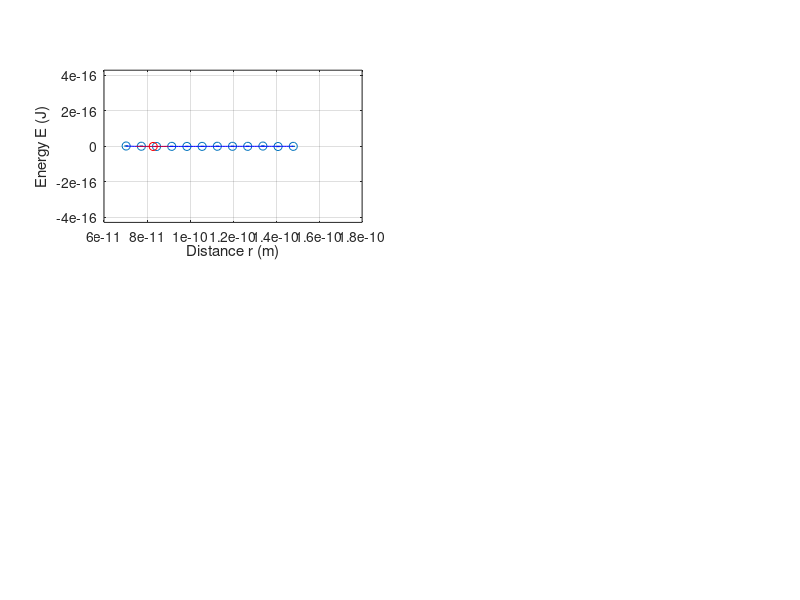

Recreate this plot in MATLAB. (Note: this script raises an error after producing the figure.)
%% set variables
clear;
close all;
load('ljdata(1).mat');
N = 100;                                                         %number of data points
subplot(2,2,1);
errorbar(r,potr,noisepotr, 'o');

%% Task 1 A: fit the LJ potential
%Matrixalgebra om vector a te bepalen, via matrix B en vector s
s = potr./noisepotr;
g = [r.^-12 r.^-6];                                              %V=a*r met a=[4eo^-12 -4eo^-6]
B = zeros(size(g));                                              %Preallocating for quicker operation
for k = 1:size(g,2)
    B(:,k) = g(:,k)./noisepotr;
end
A = B'*B;
b = B'*s;
a = A\b;

%Eps en sigma bepalen uit: a=[4eo^-12 -4eo^-6]
eps  = (a(2,1)/-4)^2/(a(1,1)/4);
sigm =((a(1,1)/4)/(a(2,1)/-4))^(1/6);

%Make rfit with N values linspaced in same interval as r
r_fit = linspace(r(1,1),r(length(r),1),N)';
Vr    = (4*eps).*((sigm./r_fit).^12-(sigm./r_fit).^6);

hold on;
subplot(2,2,1)
plot(r_fit,Vr,'b');
grid on;
xlabel('Distance r (m)');
ylabel('Energy E (J)');

 
%% Task 1 B determine r_equi of Vr
% Pen & paper led to:
r_equi  = 8.2875*10^(-11);
Vr_equi = -9.1180e-19; 
hold on;
subplot(2,2,1);
plot(r_equi,Vr_equi,'ro');


%% Task 1 C Harmonic oscillator
% set datapoints around r_equi
rh1   = 0.80e-10;                                                   %NB, moet in de buurt van r_equi, anders is het geen goede benadering meer
rh2   = rh1+2*(r_equi-rh1);                                         %Kies RH2 op dezelfde afstand tot r_equi als RH1
rh    = linspace(rh1,rh2,N)';
potrH = (4*eps).*((sigm./rh).^12-(sigm./rh).^6);
noisepotrH = 1e-100.*ones(N,1);                                     %uncertainty van potH is verwaarloosbaar klein
clear s B g A a;                                                    %clear data van oude fit
g = [ rh.^0 (rh-r_equi).^2 ]; 

%zelfde procedure als Task 1A, fout is verwaarloosbaar klein gemaakt
s = potrH./noisepotrH;
B = zeros(size(g));
for k = 1:size(g,2)
    B(:,k)=g(:,k)./noisepotrH;
end
A = B'*B;
b = B'*s;
a = A\b;

%set rh for better plot
rh1 = 0.75e-10;
rh2 = 0.90e-10;
rh  = linspace(rh1,rh2,N)';
P0  = a(1,1);
ks  = 2*a(2,1);
PR  = P0+ks*(rh-r_equi).^2;

hold on;
subplot(2,2,1);
plot(rh,PR,'r');
ylim([-2.5e-18 2.5e-18]);

%% Task 1D 
F_v = -1*dVdr(r_fit,sigm,eps);
F_h = -1*dPdr(r_fit,r_equi,ks);


subplot(2,2,3);
plot(r_fit,F_v);
hold on;
plot(r_equi,-1*dVdr(r_equi,eps,sigm),'ro');
grid on;
xlabel('Distance r (m)');
ylabel('Force F (N)');

subplot(2,2,4);
plot(r_fit,F_h);
hold on;
plot(r_equi,-1*dPdr(r_equi,r_equi,ks),'ro');
grid on;
xlabel('Distance r (m)');
ylabel('Force F (N)');

%% Task 1E
%Taylorreeks maken voor V(r) rond r_equi. De afgeleide van die reeks geeft
%een constante d^2V/dr^2 voor de (r-r_equi) term. Als je dit vergelijkt met
%ks uit 1D, krijg je ks_taylor=d^2V/dt^2 ge-evalueerd in r_equi.
%NB ks_taylor is ong. ks.
ks_taylor = d2Vdr2(r_equi,sigm,eps); 


clearvars -except eps sigm rh r_equi ks

%% Task 2A: Two hydrogen system
%NB: 0K, one-body problem simplification applied.
m1    = 1.67e-27;
m2    = 1.67e-27;
m_eff = m1*m2/(m1+m2);
N     = 500;
tstart=0;   tfinish=1e-14; y1start=r_equi; y2start=1;

    %solve ODE (ordinary differential equations)
    tspan  = linspace(tstart,tfinish,N);
    ystart = [y1start y2start];
    [t,y]  = ode45(@(t,y)hydrogenODE_V(t,y,m_eff,eps,sigm),tspan,ystart);   
x_LJ = y(:,1);
v_LJ = y(:,2);
figure;
a=subplot(2,2,1);
plot(t,x_LJ);  xlabel('t');    ylabel('x_L_J'); grid on;
subplot(2,2,2);
plot(t,v_LJ);  xlabel('t');    ylabel('v_L_J'); grid on;
    clear y t
    
    %solve ODE (ordinary differential equations)
    tspan  = linspace(tstart,tfinish,N);
    ystart = [y1start y2start];
    [t,y]  = ode45(@(t,y)hydrogenODE_P(t,y,m_eff,ks,r_equi),tspan,ystart);   
x_P = y(:,1);
v_P = y(:,2);
subplot(2,2,3);
plot(t,x_P);  xlabel('t');    ylabel('x_P'); grid on;
subplot(2,2,4);
plot(t,v_P);  xlabel('t');    ylabel('v_P'); grid on;

set(gcf,'NextPlot','add');
axes;
h = title('Oscillaties bij V(r) en P(r)');
set(gca,'Visible','off');
set(h,'Visible','on');
%% Task 2B
%calculate speed dXdt using 2 point diff for both LJ and P
dt=t(2)-t(1);
dxdt_LJ_twop(:,1)= (x_LJ(3:end)-x_LJ(1:end-2))./(2*dt);
dxdt_LJ_twop(499:500,1)=NaN;
subplot(2,2,2);
hold on
plot(t,dxdt_LJ_twop,'--');
